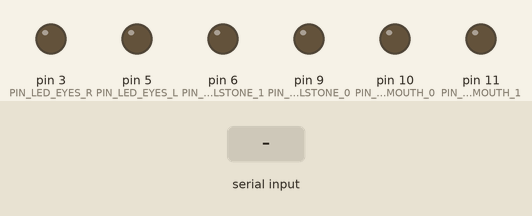
A sketch run on a simulated Arduino Uno, built with avr-gcc and run on an emulated ATmega328P. On the bench: output pins drawn as LEDs (lit = HIGH). The test bench sets the inputs (shaded band). EEPROM starts erased.

Above: at 0.1 s.
At 5.0 s:
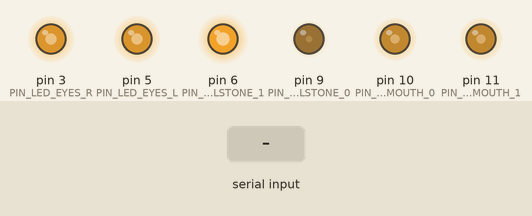
5.1 s: "30;150\n" received over Serial
At 5.29 s:
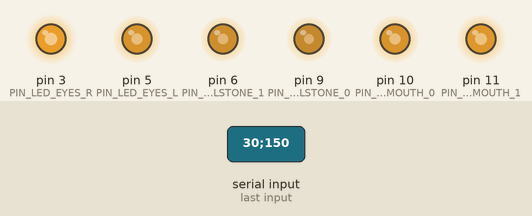
Timing chart, 0 to 19.7 s (numbered marks = the images above; inputs shaded):
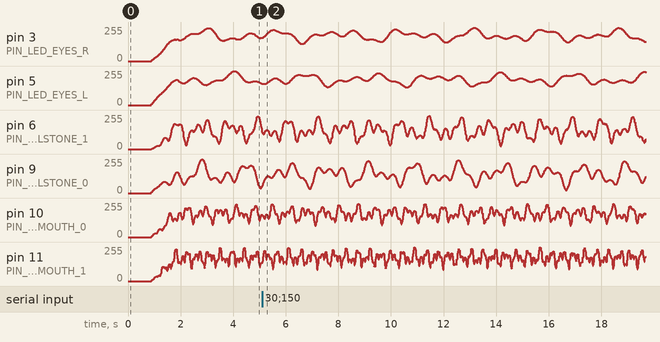

The sketch:

diablo2_driver.ino
```cpp
//----------------------------------------------------------------------------
//
//  Diablo2 wall-mounted head
//
//  TODO
//  - Add WIFI communication to make it a IOT?
//  - Allow sending the WIFI login info through the bluetooth device
//    - Either through the android app, or through a generic bluetooth terminal
//    - Record it in the EEPROM so you don't have to record it every time you power up the device !
//  - Correlate low-frequency intensity variations
//  - When dimming through software, reduce the contrast of the sinewaves to minimize flickering ?
//  - low-power mode & wake-on-lan / wake-on-bluetooth? use the interrupt pin D2 to wake ?
//
//----------------------------------------------------------------------------

#include <SoftwareSerial.h>
#include <EEPROM.h>

//----------------------------------------------------------------------------
// Version of the HW. 2 for Mk2, 4 for Mk4
#define HW_MK    4

//----------------------------------------------------------------------------

#if (HW_MK >= 7)
# define PIN_LED_EYES_L       16
# define PIN_LED_EYES_R       14
# define PIN_LED_SOULSTONE_0  5
# define PIN_LED_SOULSTONE_1  4
# define PIN_LED_MOUTH_0      12
# define PIN_LED_MOUTH_1      13
#elif (HW_MK >= 6)
# define PIN_LED_EYES_L       12
# define PIN_LED_EYES_R       13
# define PIN_LED_SOULSTONE_0  16
# define PIN_LED_SOULSTONE_1  14
# define PIN_LED_MOUTH_0      5
# define PIN_LED_MOUTH_1      4
#elif (HW_MK >= 4)
# define PIN_LED_EYES_L       5
# define PIN_LED_EYES_R       3
# define PIN_LED_SOULSTONE_0  9
# define PIN_LED_SOULSTONE_1  6
# define PIN_LED_MOUTH_0      10
# define PIN_LED_MOUTH_1      11
# define PIN_WIFI_SERIAL_RX   2
# define PIN_WIFI_SERIAL_TX   8
#else
# define PIN_LED_EYES_L       5
# define PIN_LED_EYES_R       6
# define PIN_LED_SOULSTONE_0  9
# define PIN_LED_SOULSTONE_1  10
# define PIN_LED_MOUTH_0      3
# define PIN_LED_MOUTH_1      11  // Unused, single mouth output before Mk4
# define PIN_WIFI_SERIAL_RX   2
# define PIN_WIFI_SERIAL_TX   8
#endif

//----------------------------------------------------------------------------

const float   kTimeWrap = 1.0e+5f; // 11.5 days, 23 days before wrap as we start in the negative side
const float   kAnimationSpeed = 0.5f;
unsigned long prevFrameMs = 0;
float         cur_time = -kTimeWrap;
float         startupFader = 0.0f;

//----------------------------------------------------------------------------

SoftwareSerial SerialWifi(PIN_WIFI_SERIAL_RX, PIN_WIFI_SERIAL_TX);

//----------------------------------------------------------------------------
// These get changed by the bluetooth commands

float       ledFactor_Soulstone = 1.0f;
float       ledFactor_Eyes = 1.0f;
float       ledFactor_Mouth = 1.0f;
float       ledFactor_BaseVar = 1.0f;
float       ledFactor_BaseSync = 0.0f;

//----------------------------------------------------------------------------
// Helpers

int   clamp(int v, int vMin, int vMax) { return max(min(v, vMax), vMin); }
float clamp(float v, float vMin, float vMax) { return max(min(v, vMax), vMin); }
float lerp(float a, float b, float t) { return a + t * (b - a); }
float voltage_from_pin(float rawRead) { return rawRead * (5.0f / 1023.0f); }
int   pwm_from_brightness(float brightness, float overallScale, float base)
{
  const int pwmScale = 255;
//  const float b = pwmScale;
  const float b = pwmScale * (base + brightness * (1 - base));
  return min((int)(b * overallScale), pwmScale);
}

float mapBrightnessFactorToVariationScale(float bf)
{
  const float kThresholdA = 0.3f;
  const float kThresholdB = 0.05f;
  return clamp((bf - kThresholdB) / (kThresholdA - kThresholdB), 0.0f, 1.0f);
}

//----------------------------------------------------------------------------

float noise(float t)
{
  t *= 2 * 3.14159f;
  const float k0 = 1.0f;
  const float k1 = 0.75f;
  const float k2 = 0.6f;
  const float n0 = sin(t * 1.000f) * k0;
  const float n1 = sin(t * 1.812f) * k1;
  const float n2 = sin(t * 3.347f) * k2;
  const float n = (n0 + n1 + n2) / (k0 + k1 + k2);
  return n * 0.5f + 0.5f;
}

//----------------------------------------------------------------------------

void setup()
{
  // Set mode of all output PWM pins
  pinMode(PIN_LED_EYES_L, OUTPUT);
  pinMode(PIN_LED_EYES_R, OUTPUT);
  pinMode(PIN_LED_SOULSTONE_0, OUTPUT);
  pinMode(PIN_LED_SOULSTONE_1, OUTPUT);
  pinMode(PIN_LED_MOUTH_0, OUTPUT);
  pinMode(PIN_LED_MOUTH_1, OUTPUT);

  // Init serial com for HC-06 module
  Serial.begin(9600);
  // Init serial com for ESP-01 module
  SerialWifi.begin(115200); // don't use 9600, arduino docs says lower baud rates can interfere badly with HW serial (?)

  // EEPROM: Detect if the data contents of the EEPROM are valid.
  // Don't bother computing an actual CRC. We simply want to see if the data is properly initialized.
  // So just compute a simple sum. The 512 bytes are factory-initialized to 0xFF
  // so the sum of the 508 first bytes (stored in the 4 last bytes), would be 0x0001FA04, instead of 0xFFFFFFFF
  if (eeprom_compute_sum() != eeprom_read_sum())
    eeprom_reset();

  startupFader = 0.0f;

  prevFrameMs = millis();
}

//----------------------------------------------------------------------------

void loop()
{
  ReadSerialInput();

  const float potScale = 1.0f;

  // TODO: Right now all noise waveforms are unrelated.
  // We might want to couple some low-frequency variations across all lights
  // IE: See this as the overall intensity of the "internal fire"
  // Then the higher-frequency noise changes per-light location.
  // Kind-of similar to sampling a 3D noise based on the position of the light
  // They're all roughly around the head in space, so pick-up the same low-frequencies,
  // but the higher we go in frequency, the more their individual location matters and change
  // the sampled values.
  const float brightnessBaseline = noise(cur_time * 1.0f - 5.0f);
  const float brightnessBaselineWeight = 1.0f - ledFactor_BaseSync;

  // Soulstone brightness
  // 2 driver pins, 6 LEDs (3 per pin)
  const float varScale0 = mapBrightnessFactorToVariationScale(ledFactor_Soulstone);
  const float brightness0 = lerp(brightnessBaseline, noise(cur_time * 0.8f +  0.0f), brightnessBaselineWeight);
  const float brightness1 = lerp(brightnessBaseline, noise(cur_time * 1.2f + 12.345f), brightnessBaselineWeight);
  const float baseSS = lerp(1.0f, lerp(1.0f, 0.08f, ledFactor_BaseVar), varScale0);
  const float scaleSS = ledFactor_Soulstone * startupFader;
  analogWrite(PIN_LED_SOULSTONE_0, pwm_from_brightness(brightness0, scaleSS, baseSS));
  analogWrite(PIN_LED_SOULSTONE_1, pwm_from_brightness(brightness1, scaleSS, baseSS));

  // Eyes brightness
  //  2 driver pins, 2 LEDs
  const float varScale1 = mapBrightnessFactorToVariationScale(ledFactor_Eyes);
  const float brightness2 = lerp(brightnessBaseline, noise(cur_time * 0.5f +   0.0f), brightnessBaselineWeight);
  const float brightness3 = lerp(brightnessBaseline, noise(cur_time * 0.5f + 123.456f), brightnessBaselineWeight);
  const float baseEY = lerp(1.0f, lerp(1.0f, 0.5f, ledFactor_BaseVar), varScale1);
  const float scaleEY = ledFactor_Eyes * startupFader;
  analogWrite(PIN_LED_EYES_L, pwm_from_brightness(brightness2, scaleEY, baseEY));
  analogWrite(PIN_LED_EYES_R, pwm_from_brightness(brightness3, scaleEY, baseEY));

  // Mouth brightness
  //  1 driver pin, 3 LEDs
  const float varScale2 = mapBrightnessFactorToVariationScale(ledFactor_Mouth);
  const float brightness4 = lerp(brightnessBaseline, noise(cur_time * 2.0f + 0.0f), brightnessBaselineWeight);
  const float brightness5 = lerp(brightnessBaseline, noise(cur_time * 3.0f + 9.876f), brightnessBaselineWeight);
  const float baseMT = lerp(1.0f, lerp(1.0f, 0.33f, ledFactor_BaseVar), varScale2);
  const float scaleMT = ledFactor_Mouth * startupFader;
  analogWrite(PIN_LED_MOUTH_0, pwm_from_brightness(brightness4, scaleMT, baseMT));
  analogWrite(PIN_LED_MOUTH_1, pwm_from_brightness(brightness5, scaleMT, baseMT));

  // Update loop timer & time update:
  // Keep the animation updating smoothly at a constant 'realtime' speed by using a simple frame-to-frame timer
  const float dt = SyncFrameTick(10); // Tick @ 10ms if possible
  cur_time += dt * kAnimationSpeed;
  if (cur_time > kTimeWrap)
    cur_time = -kTimeWrap;

  startupFader = min(1.0f, startupFader + dt);
}

//----------------------------------------------------------------------------

float SyncFrameTick(int targetMs)
{
  const int       kDefaultUpdateMsOnInternalOverflow = 10; // When u32 overflows (after ~50 days), default to 10ms step
  unsigned long   curMs = 0;
  int             updateMs = 0;
  do
  {
    curMs = millis();
    updateMs = ((curMs >= prevFrameMs) ? (curMs - prevFrameMs) : kDefaultUpdateMsOnInternalOverflow);
    if (updateMs < targetMs)
      delay(targetMs - updateMs);
  } while (updateMs < targetMs);

  prevFrameMs = curMs;

  return updateMs * 0.001f;
}

//----------------------------------------------------------------------------
//
//  Bluetooth command reader
//
//----------------------------------------------------------------------------

char  serialBuffer[32];
int   serialBufferPos = 0;

//----------------------------------------------------------------------------

void  ReadSerialInput()
{
  const int kMaxSerialBufferCapacity = sizeof(serialBuffer) / sizeof(serialBuffer[0]) - 1;  // commands can be 31 chars long at most
  int       itCount = 0;
  while (Serial.available() > 0 &&
         itCount < 5) // Avoid freezing entirely if for whatever reason some app connected to us and sent us 100Kb of text
  {
    ++itCount;
    int   i = serialBufferPos;
    while (Serial.available() > 0)
    {
      char c = Serial.read();
      if (c == '\n' || c == ';')  // end of command
      {
        if (i > kMaxSerialBufferCapacity)
          i = kMaxSerialBufferCapacity;
        serialBuffer[i] = '\0';
        i = 0;
        RunCommand(serialBuffer);
        break;
      }

      // Eat the rest of the entire command even if it overflows the buffer, just truncate it.
      if (i < kMaxSerialBufferCapacity)
        serialBuffer[i++] = c;
    }

    serialBufferPos = i;
  }
}

//----------------------------------------------------------------------------

#define STR_EQUALS(__str, __pattern)  (!strcmp(__str, __pattern))
#define STR_STARTS_WITH(__str, __pattern)  (!strncmp(__str, __pattern, sizeof(__pattern)-1))

void RunCommand(char cmd[])
{
  if (STR_EQUALS(cmd, "off"))
  {
    // Turn everything off
    ledFactor_Soulstone = 0.0f;
    ledFactor_Eyes = 0.0f;
    ledFactor_Mouth = 0.0f;
  }
  else if (STR_EQUALS(cmd, "rst"))
  {
    // Reset everything to default
    ledFactor_Soulstone = 1.0f;
    ledFactor_Eyes = 1.0f;
    ledFactor_Mouth = 1.0f;
    ledFactor_BaseVar = 1.0f;
  }
  else if (STR_STARTS_WITH(cmd, "s="))
  {
    // Set soulstone intensity
    int v = atoi(cmd + 2);
    ledFactor_Soulstone = clamp(v / 255.0f, 0.0f, 1.0f);
  }
  else if (STR_STARTS_WITH(cmd, "e="))
  {
    // Set eyes intensity
    int v = atoi(cmd + 2);
    ledFactor_Eyes = clamp(v / 255.0f, 0.0f, 1.0f);
  }
  else if (STR_STARTS_WITH(cmd, "m="))
  {
    // Set mouth intensity
    int v = atoi(cmd + 2);
    ledFactor_Mouth = clamp(v / 255.0f, 0.0f, 1.0f);
  }
  else if (STR_STARTS_WITH(cmd, "v="))
  {
    // Set overall sinewave variation factor
    int v = atoi(cmd + 2);
    ledFactor_BaseVar = clamp(v / 255.0f, 0.0f, 1.0f);
  }
  else if (STR_STARTS_WITH(cmd, "b="))
  {
    // Set baseline sync factor
    int v = atoi(cmd + 2);
    ledFactor_BaseSync = clamp(v / 255.0f, 0.0f, 1.0f);
  }
}

//----------------------------------------------------------------------------
//
//  EEPROM management
//
//----------------------------------------------------------------------------

unsigned long eeprom_compute_sum()
{
  unsigned long sum = 0;
  for (int i = 0, stop = EEPROM.length() - 4; i < stop; i++)
    sum += EEPROM[i];
  return sum;
}

unsigned long eeprom_read_sum()
{
  unsigned long sum = 0;
  EEPROM.get(EEPROM.length() - 4, sum);
  return sum;
}

void  eeprom_reset()
{
  for (int i = 0, stop = EEPROM.length() / 4; i < stop; i++)
    EEPROM.update(i, 0);
}
```
